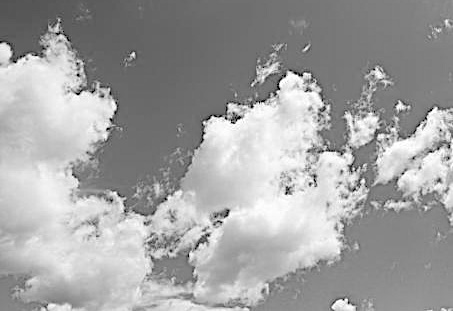
#> input picture unit-5/clouds.jpg, 453 x 311 px
$ jupyter execute 511-edge-detectors.ipynb
#> lines starting #> are read from the running program, lines starting #| are printed output that depends on the picture; after the words box and inside, x2 and y2 are one past the last pixel; in counts of white or black regions, pixels touching at a corner belong together; long printed decimals are rounded
# Comparison of edge detectors

#### 1. Gradient method

- $\nabla I$

#### 2. FFT method

- High-pass filter

[cell 1]
# Import libraries
import numpy as np
import matplotlib.pyplot as plt
from PIL import Image, ImageDraw

### a) I/O Function:

[cell 2]
# I/O Function
def io_image(f_name):
    """
    This is an image reading function
    Input:  f_name -> filename path
    Output: im_arr -> image channels as an array
    """
#> called with f_name = './clouds.jpg'
    # Call the PIL reader
    im = Image.open(f_name)
#> im is the input picture: PIL image 453x311 RGB; min 0, max 255, mean 161.3

    # Convert to an array
    im_arr = np.array(im)

    # Return statement
    return im_arr

[cell 3]
# Paths to the images
f_im_bw = "./clouds.jpg"
f_im_cl = "./clouds_colour.jpg"

# Test call
bw = io_image(f_im_bw)
cl = io_image(f_im_cl)
#> call 2 of io_image, with f_name = './clouds_colour.jpg'
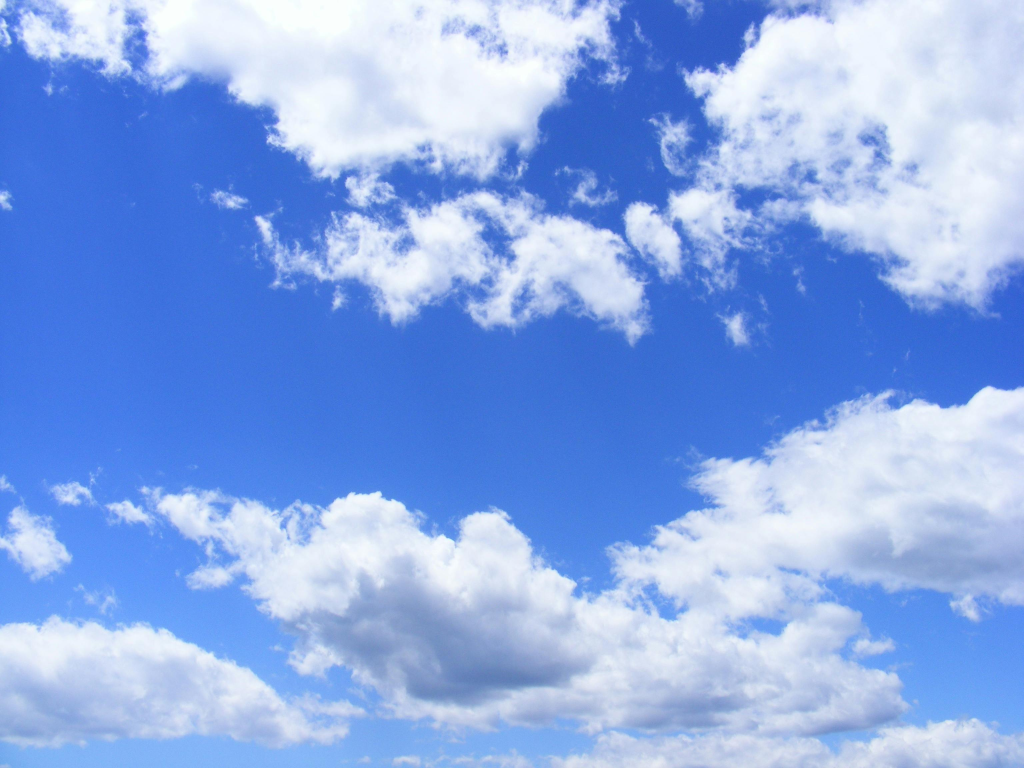
#> input picture unit-5/clouds_colour.jpg, 3072 x 2304 px (shown at 1/3 size)
#> in io_image, im is the input picture: PIL image 3072x2304 RGB; mean R, G, B 137.5, 169.9, 231.9

# Analyse the sizes
print("B/W image shape is: ", bw.shape)
#| B/W image shape is:  (311, 453, 3)
print("C/L image shape is: ", cl.shape)
#| C/L image shape is:  (2304, 3072, 3)

### b) Image inspection

[cell 4]
# Image B/W
plt.figure(figsize = (6,5))

plt.imshow(bw[:,:,0], cmap = "Greys_r")

plt.show()

[cell 5]
# Image C/L
plt.figure(figsize = (6,5))

plt.imshow(cl[:,:,0], cmap = "Greys_r")

plt.show()
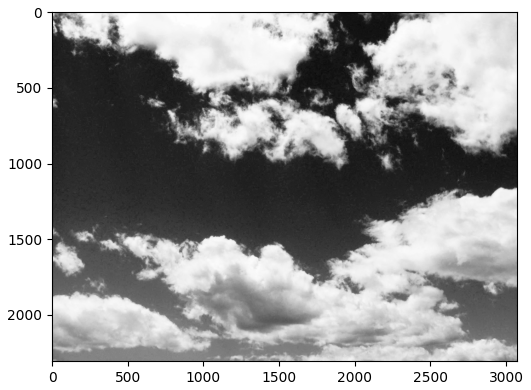
#> figure drawn by matplotlib, 1 panel

### Basic Image Analysis:

[cell 6]
# Pixel Intensity Scale
print("Min B/W: ", np.min(bw[:,:,0]))
#| Min B/W:  0
print("Max B/W: ", np.max(bw[:,:,0]))
#| Max B/W:  255

print("Min C/L: ", np.min(cl[:,:,0]))
#| Min C/L:  36
print("Max C/L: ", np.max(cl[:,:,0]))
#| Max C/L:  252

## c) Edge detector 1: Derivatives

https://github.com/wbandabarragan/computational-physics-1/blob/main/unit-4/406-derivatives-2D.ipynb

[cell 7]
# Edge detector based on derivatives

def edge_detector1(im_channel, th_dec1):
    """
    Edge detector funtion that uses intensity gradient maps.
    Input:  im_channel -> 1 channel
    Output: grad_mag -> Gradient map
    """
#> called with th_dec1 = 15
    # Gradient of the image
    grad_ch = np.gradient(im_channel)
#> grad_ch = 2 items

    # Magnitude of the  gradient
    grad_mag = np.sqrt(grad_ch[0]**2 + grad_ch[1]**2)

    # Additional code with the distro

    # Isolate large gradients
    grad_bin = np.where(grad_mag > th_dec1, 1., 0.)
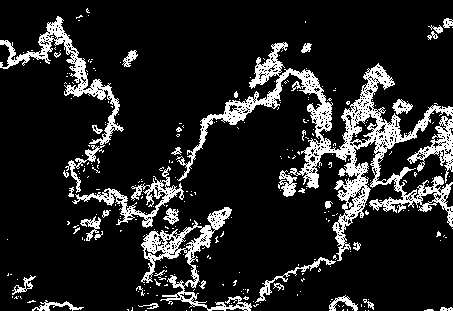
#> grad_bin: shape (311, 453) float64; values 0 (black) and 1 (white), 14% white; 288 white regions (252 under 20 px), largest, box (x1, y1, x2, y2) and area: (176, 42, 453, 261) 10125, (0, 16, 124, 193) 2513, (141, 207, 252, 311) 2411

    # Return the gradient
    return grad_mag, grad_bin

[cell 8]
# Call our edge detector 1
d1, map_1 = edge_detector1(bw[:,:,0], 15)

# Safe check
#print(map_1.shape, np.max(map_1), np.min(map_1), np.unique(map_1))

### Histogram of gradients: Make an informed decision on the thresholds

[cell 9]
print(d1.shape)
#| (311, 453)

# Flatten the array
d1 = d1.flatten()

print(d1.shape)
#| (140883,)

[cell 10]
plt.figure(figsize = (11,4))

n, bins, _ = plt.hist(d1, bins = 1000)
#> n = 1000 values, max 18276 at index 0, min 0 at index 1, mean 140.9; bins = 1001 values from 0 to 151.3

plt.ylim(0,7500)
plt.show()
#> figure, not shown here; tallest bar 18276 high, from x = 0 to 0.151

[cell 11]
# Get the midpoint of the bin axis
bins_mid = (bins[1:] + bins[:-1])/2.
#> bins_mid = 1000 values from 0.0756 to 151.2

print(n.shape, bins.shape, bins_mid.shape)
#| (1000,) (1001,) (1000,)

[cell 12]
plt.figure(figsize = (11,4))

plt.plot(bins_mid, np.log10(n))

#plt.ylim(0,7500)
plt.show()
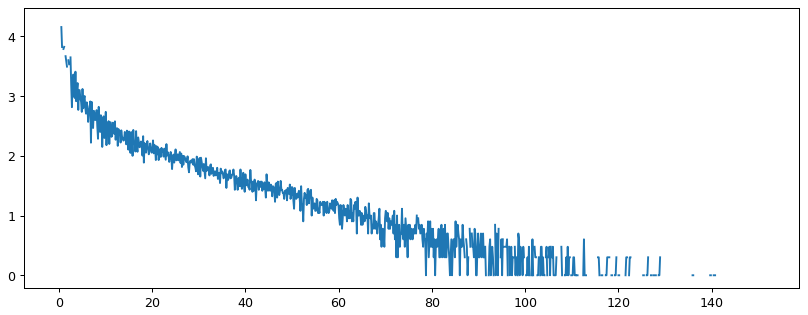
#> figure drawn by matplotlib, 1 panel

[cell 13]
# Mean of the distro
m_d1 = np.mean(n*bins_mid)/np.mean(n)
#> m_d1 = 7.17

m_d1_1 = np.median(n*bins_mid)/np.median(n)
#> m_d1_1 = 84.63

print(m_d1, m_d1_1)
#| 7.169 84.631

[cell 14]
# Call our edge detector 1
d1, map_1 = edge_detector1(bw[:,:,0], m_d1)
#> in edge_detector1 (call 2), `grad_bin = np.where(grad_mag > th_dec1, 1., 0.)`: grad_bin: shape (311, 453) float64; values 0 (black) and 1 (white), 25% white; 352 white regions (322 under 20 px), largest, box (x1, y1, x2, y2) and area: (0, 12, 453, 311) 31262, (9, 271, 88, 311) 753, (328, 293, 359, 311) 339

[cell 15]
# Image B/W
plt.figure(figsize = (6,5))

z = plt.pcolor(map_1, cmap = "magma")

plt.colorbar(z)

plt.show()

### d) Edge detector 2: FFT

https://github.com/wbandabarragan/computational-physics-1/blob/main/unit-5/507-Fourier-filtering-2D.ipynb

#### Mask:

[cell 16]
# Offset from the centre
r_off = 10

im1 = Image.new(mode="RGB", size=(bw[:,:,0].shape[1], bw[:,:,0].shape[0]))
#> im1: PIL image 453x311 RGB; every value is 0
draw = ImageDraw.Draw(im1)
draw.ellipse((bw[:,:,0].shape[1]//2 - r_off, bw[:,:,0].shape[0]//2 - r_off,\
              bw[:,:,0].shape[1]//2 + r_off, bw[:,:,0].shape[0]//2 + r_off), fill=(255, 0, 0), outline=(0, 0, 0))

# Binary image
mask_1 = np.array(im1)[:,:,0]//255
#> mask_1: shape (311, 453); values 0 (black) and 1 (white), 0.21% white; 1 white region, box (x1, y1, x2, y2) and area: (217, 146, 236, 165) 293

mask_2 = - mask_1 + 1

[cell 17]
# Plotting
plt.figure(figsize=(5,3))

z = plt.pcolor(mask_2, cmap = "Reds_r")

plt.colorbar(z)

plt.show()

### Edge detector 2 function (FFT):

[cell 18]
# Edge detector based on derivatives

def edge_detector2(im_channel, th_dec2):
    """
    Edge detector funtion that uses FFT.
    Input:  im_channel -> 1 channel
    Output: fft_map -> Binary map
    """
#> called with th_dec2 = 25
    # FFT of the image
    fft_ch = np.fft.fft2(im_channel)

    # Shifted image with low freq in the centre
    fft_sh = np.fft.fftshift(fft_ch)

    # Norm of the Fourier powers
    #fft_nr = np.abs(fft_sh)  # Not needed

    # Construct the mas
    # Offset from the centre
    r_off = 10

    im1 = Image.new(mode="RGB", size=(im_channel.shape[1], im_channel.shape[0]))
    draw = ImageDraw.Draw(im1)
    draw.ellipse((im_channel.shape[1]//2 - r_off, im_channel.shape[0]//2 - r_off,\
                  im_channel.shape[1]//2 + r_off, im_channel.shape[0]//2 + r_off),\
                  fill=(255, 0, 0), outline=(0, 0, 0))

    # Binary mask
    mask = np.array(im1)[:,:,0]//255
    mask = - mask + 1

    # Apply the mask to our image
    im_fft = fft_sh*mask

    # Go back to Real Space
    inv_fft = np.fft.ifftshift(im_fft)
    inv_fft2 = np.fft.ifft2(inv_fft)

    # Isolate high values
    fft_bin = np.where(np.abs(inv_fft2.real) > th_dec2, 1., 0.)
#> fft_bin: shape (311, 453) float64; values 0 (black) and 1 (white), 16.7% white; 508 white regions (443 under 20 px), largest, box (x1, y1, x2, y2) and area: (191, 55, 453, 210) 8690, (0, 18, 122, 163) 2759, (143, 208, 243, 296) 1861

    # Return the gradient
    return np.abs(inv_fft2.real), fft_bin

[cell 19]
# Call our edge detector 2
_, map_2 = edge_detector2(bw[:,:,0], 25)

print(map_2.shape)
#| (311, 453)

[cell 20]
# Plotting
plt.figure(figsize=(6,5))

z = plt.imshow(map_2,  cmap = "magma_r", clim = (0, 1))

plt.colorbar(z)

plt.show()

[cell 21]
# Create the figure and subplots
fig, ax = plt.subplots(1, 3, figsize=(10, 7)) # 1 row, 3=2 columns

ax[0].imshow(bw[:,:,0],  cmap = "Greys_r")
ax[0].set_title("Original Image")

ax[1].imshow(map_1,  cmap = "magma_r", clim = (0, 1))
ax[1].set_title("Edge detector 1: Gradient Method")

ax[2].imshow(map_2,  cmap = "magma_r", clim = (0, 1))
ax[2].set_title("Edge detector 2: Fourier Method")

plt.tight_layout()
plt.show()

### For the second image:

[cell 22]
# Select thresholds: user needs to adjust
th1 = 5
th2 = 35

# Call our edge detector 1
_, map_1 = edge_detector1(cl[:,:,0], th1)
#> in edge_detector1 (call 3), `grad_bin = np.where(grad_mag > th_dec1, 1., 0.)`: grad_bin: shape (2304, 3072) float64; values 0 (black) and 1 (white), 6.5% white; 24876 white regions (23615 under 20 px), largest, box (x1, y1, x2, y2) and area: (666, 241, 1642, 862) 47636, (1580, 527, 2133, 949) 22680, (2024, 16, 2478, 563) 17575

# Call our edge detector 2
_, map_2 = edge_detector2(cl[:,:,0], th2)
#> call 2 of edge_detector2, with th_dec2 = 35
#> in edge_detector2 (call 2), `im1 = Image.new(mode="RGB", size=(im_channel.shape[1], im_channel.shap..`: im1: PIL image 3072x2304 RGB; every value is 0
#> in edge_detector2 (call 2), `mask = np.array(im1)[:,:,0]//255`: mask: shape (2304, 3072); values 0 (black) and 1 (white), 0% white; 1 white region, box (x1, y1, x2, y2) and area: (1527, 1143, 1546, 1162) 293
#> in edge_detector2 (call 2), `fft_bin = np.where(np.abs(inv_fft2.real) > th_dec2, 1., 0.)`:
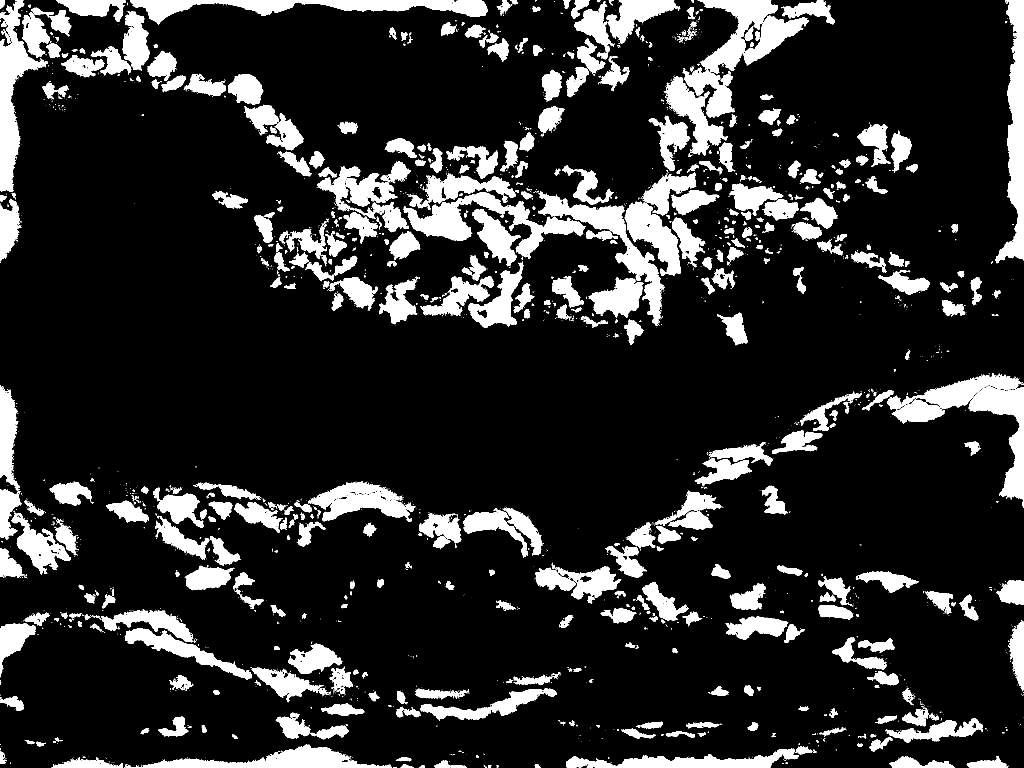
#> fft_bin: shape (2304, 3072) float64 (shown at 1/3 size); values 0 (black) and 1 (white), 15.4% white; 2815 white regions (2200 under 20 px), largest, box (x1, y1, x2, y2) and area: (2986, 0, 3072, 790) 31239, (390, 0, 1464, 74) 30232, (1211, 577, 1757, 777) 29618

[cell 23]
# Create the figure and subplots
fig, ax = plt.subplots(1, 3, figsize=(10, 7)) # 1 row, 3=2 columns

ax[0].imshow(cl[:,:,0],  cmap = "Greys_r")
ax[0].set_title("Original Image")

ax[1].imshow(map_1,  cmap = "magma_r", clim = (0, 1))
ax[1].set_title("Edge detector 1: Gradient Method")

ax[2].imshow(map_2,  cmap = "magma_r", clim = (0, 1))
ax[2].set_title("Edge detector 2: Fourier Method")

plt.tight_layout()
plt.show()

### d) Funtion for processing and reconstructing images

[cell 24]
# Reconstruction function
def im_reconstruction(img_file):
    """
    This is a wrapper function that call all the other functions above,
    applies the edge detectors (1 & 2) to all input image channels, and
    returns a reconstructed image with edges (binary image).
    Input:  img_file -> Any 3 channel image
    Output: bin_edge -> 3 channel binary image with edges
    """
#> called with img_file = './clouds.jpg'
    # Call I/O function
    img = io_image(img_file)

    # Empty arrays
    rec_gd = np.zeros((img.shape))
    rec_fo = np.zeros((img.shape))

    # Separate the channels
    for i in range(len(img[0,0,:])):
        #print(i)
        # Channel i
        ch0 = img[:,:,i]

        # Edge Detector 1: Gradient Method
        _, grad0 = edge_detector1(ch0, th1)

        # Fill up the gradient channels
        rec_gd[:,:,i] = grad0

        # Edge Detector 2: Fourier Method
        _, four0 = edge_detector2(ch0, th2)

        # Fill up one channel
        rec_fo[:,:,i] = four0
#> this loop made 3 passes

    return img, rec_gd, rec_fo

[cell 25]
th1 = 15
th2 = 25
img_bw, rec_gd_bw, rec_fo_bw = im_reconstruction(f_im_bw)

print(rec_gd_bw.shape, rec_fo_bw.shape)
#| (311, 453, 3) (311, 453, 3)

[cell 26]
# Create the figure and subplots
fig, ax = plt.subplots(1, 3, figsize=(10, 7)) # 1 row, 3=2 columns

ax[0].imshow(img_bw,  cmap = "Greys_r")
ax[0].set_title("Original Image")

ax[1].imshow(rec_gd_bw,  cmap = "magma_r", clim = (0, 1))
ax[1].set_title("Edge detector 1: Gradient Method")

ax[2].imshow(rec_fo_bw,  cmap = "magma_r", clim = (0, 1))
ax[2].set_title("Edge detector 2: Fourier Method")

plt.tight_layout()
plt.show()

[cell 27]
th1 = 4
th2 = 35

img_bw, rec_gd_bw, rec_fo_bw = im_reconstruction(f_im_cl)
#> call 2 of im_reconstruction, with img_file = './clouds_colour.jpg'
#> the loop in im_reconstruction (call 2), `for i in range(len(img[0,0,:])):` made 3 passes
#> pass 1, in edge_detector1 (call 7), `grad_bin = np.where(grad_mag > th_dec1, 1., 0.)`:
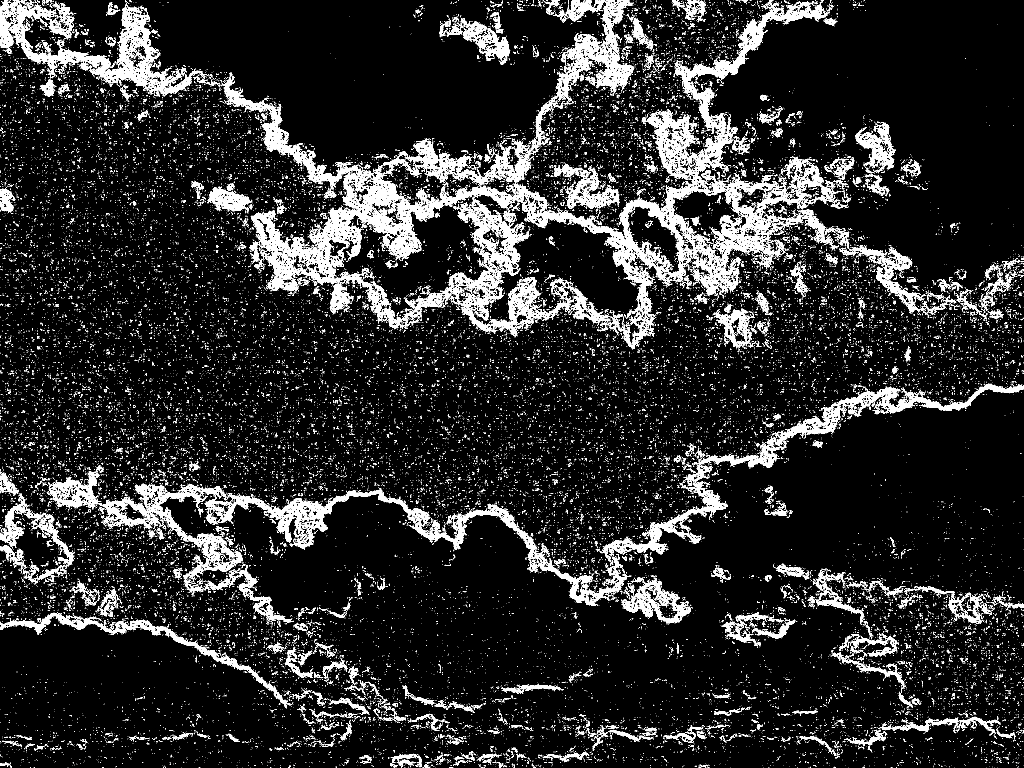
#> grad_bin: shape (2304, 3072) float64 (shown at 1/3 size); values 0 (black) and 1 (white), 10.4% white; 45524 white regions (44072 under 20 px), largest, box (x1, y1, x2, y2) and area: (664, 0, 2482, 1046) 253071, (404, 1450, 1894, 1818) 51667, (0, 0, 616, 289) 35890
#> after the loop in im_reconstruction (call 2), `for i in range(len(img[0,0,:])):`:
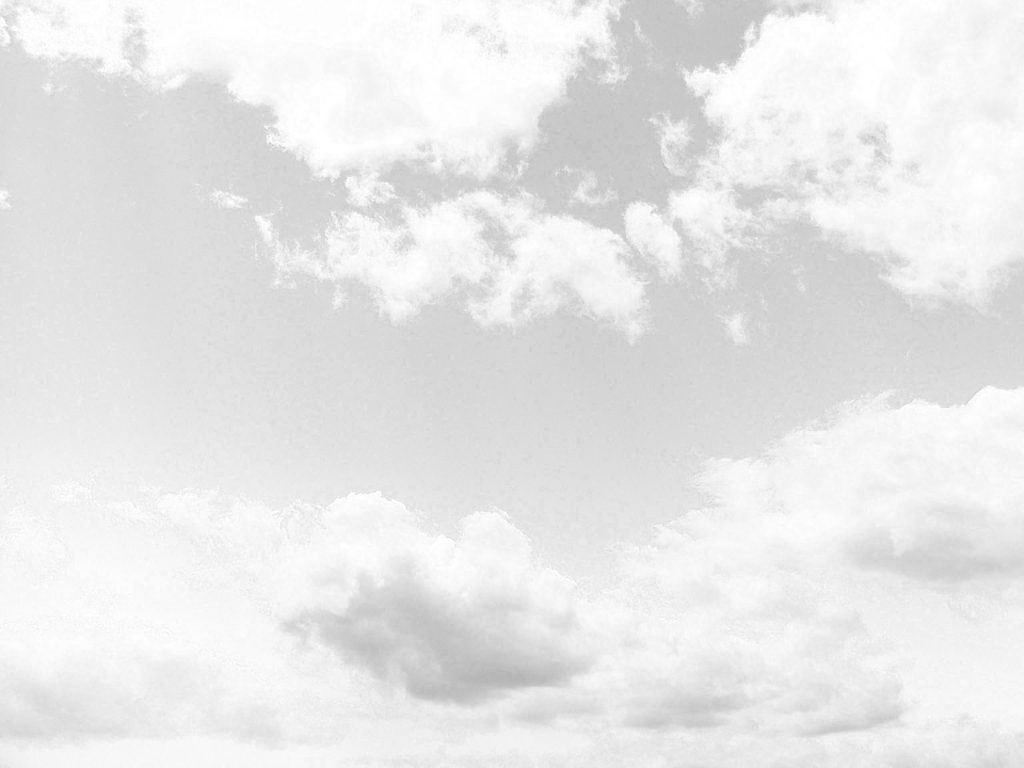
#> ch0: shape (2304, 3072) (shown at 1/3 size); min 177, max 255, mean 231.9
#> after the loop in im_reconstruction (call 2), `for i in range(len(img[0,0,:])):`:
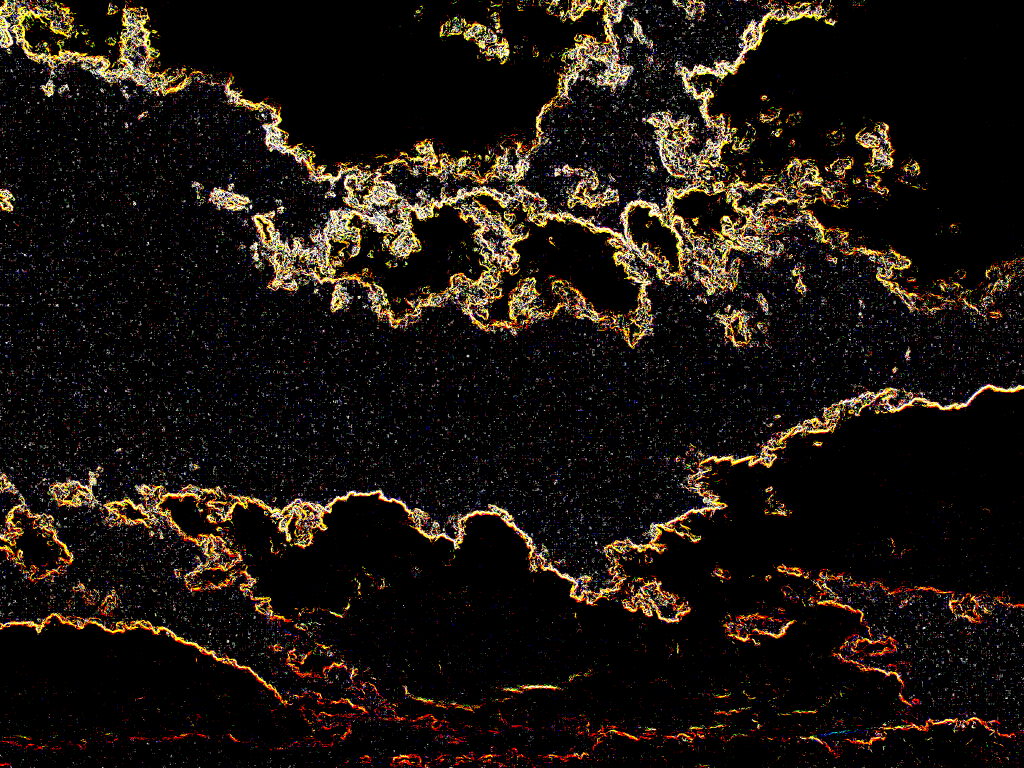
#> rec_gd: shape (2304, 3072, 3) float64 (shown at 1/3 size); mean R, G, B 0.104, 0.0789, 0.0547

print(rec_gd_bw.shape, rec_fo_bw.shape)
#| (2304, 3072, 3) (2304, 3072, 3)

[cell 28]
# Create the figure and subplots
fig, ax = plt.subplots(1, 3, figsize=(10, 7)) # 1 row, 3=2 columns

ax[0].imshow(img_bw,  cmap = "Greys_r")
ax[0].set_title("Original Image")

ax[1].imshow(rec_gd_bw,  cmap = "magma_r")
ax[1].set_title("Edge detector 1: Gradient Method")

ax[2].imshow(rec_fo_bw,  cmap = "magma_r", clim = (0, 1))
ax[2].set_title("Edge detector 2: Fourier Method")

plt.tight_layout()
plt.show()
